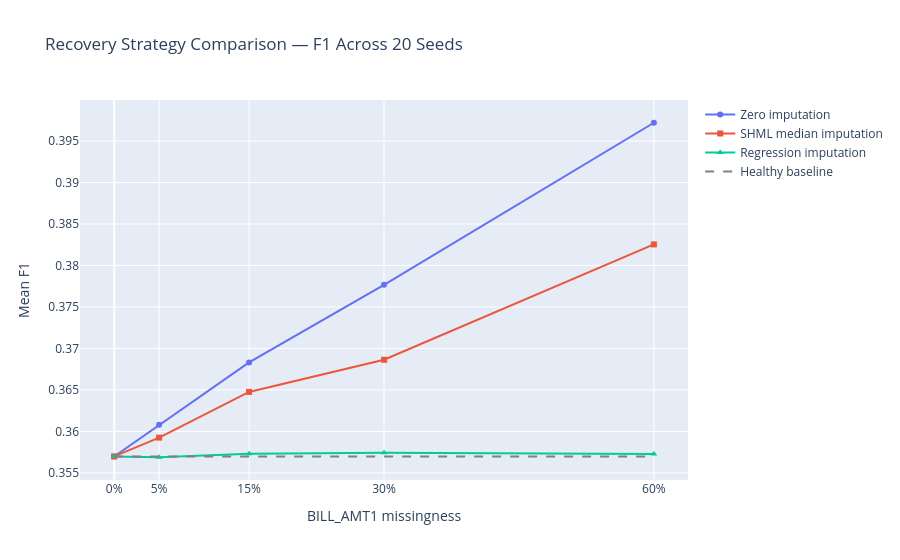

Write notebook code for a chart like this one.
### Code cell
plot_df = strategy_summary.sort_values("Missingness")
fig = recovery_lines(
    plot_df,
    [("Zero_F1", "Zero imputation", "circle"),
     ("Median_F1", "SHML median imputation", "square"),
     ("Regression_F1", "Regression imputation", "triangle-up")],
    0.356983, "Recovery Strategy Comparison — F1 Across 20 Seeds", "Mean F1",
)
show_research_figure(fig, "three_strategy_f1_comparison.html")

### Figure 1 — Plotly figure (JSON) as saved in the notebook; plotly's stock layout.template omitted (floating-point values rounded to 4 significant figures)
{"data": [{"hovertemplate": "%{fullData.name}: %{y:.4f}<extra></extra>", "marker": {"symbol": "circle"}, "mode": "lines+markers", "name": "Zero imputation", "x": [0.0, 0.05, 0.15, 0.3, 0.6], "y": [0.357, 0.3608, 0.3683, 0.3777, 0.3972], "type": "scatter"}, {"hovertemplate": "%{fullData.name}: %{y:.4f}<extra></extra>", "marker": {"symbol": "square"}, "mode": "lines+markers", "name": "SHML median imputation", "x": [0.0, 0.05, 0.15, 0.3, 0.6], "y": [0.357, 0.3593, 0.3648, 0.3686, 0.3825], "type": "scatter"}, {"hovertemplate": "%{fullData.name}: %{y:.4f}<extra></extra>", "marker": {"symbol": "triangle-up"}, "mode": "lines+markers", "name": "Regression imputation", "x": [0.0, 0.05, 0.15, 0.3, 0.6], "y": [0.357, 0.3569, 0.3573, 0.3574, 0.3573], "type": "scatter"}, {"hovertemplate": "%{fullData.name}: %{y:.4f}<extra></extra>", "line": {"color": "gray", "dash": "dash"}, "mode": "lines", "name": "Healthy baseline", "x": [0.0, 0.05, 0.15, 0.3, 0.6], "y": [0.357, 0.357, 0.357, 0.357, 0.357], "type": "scatter"}], "layout": {"xaxis": {"title": {"text": "BILL_AMT1 missingness"}, "tickvals": [0.0, 0.05, 0.15, 0.3, 0.6], "tickformat": ".0%"}, "title": {"text": "Recovery Strategy Comparison — F1 Across 20 Seeds"}, "yaxis": {"title": {"text": "Mean F1"}}, "hovermode": "x unified"}}
